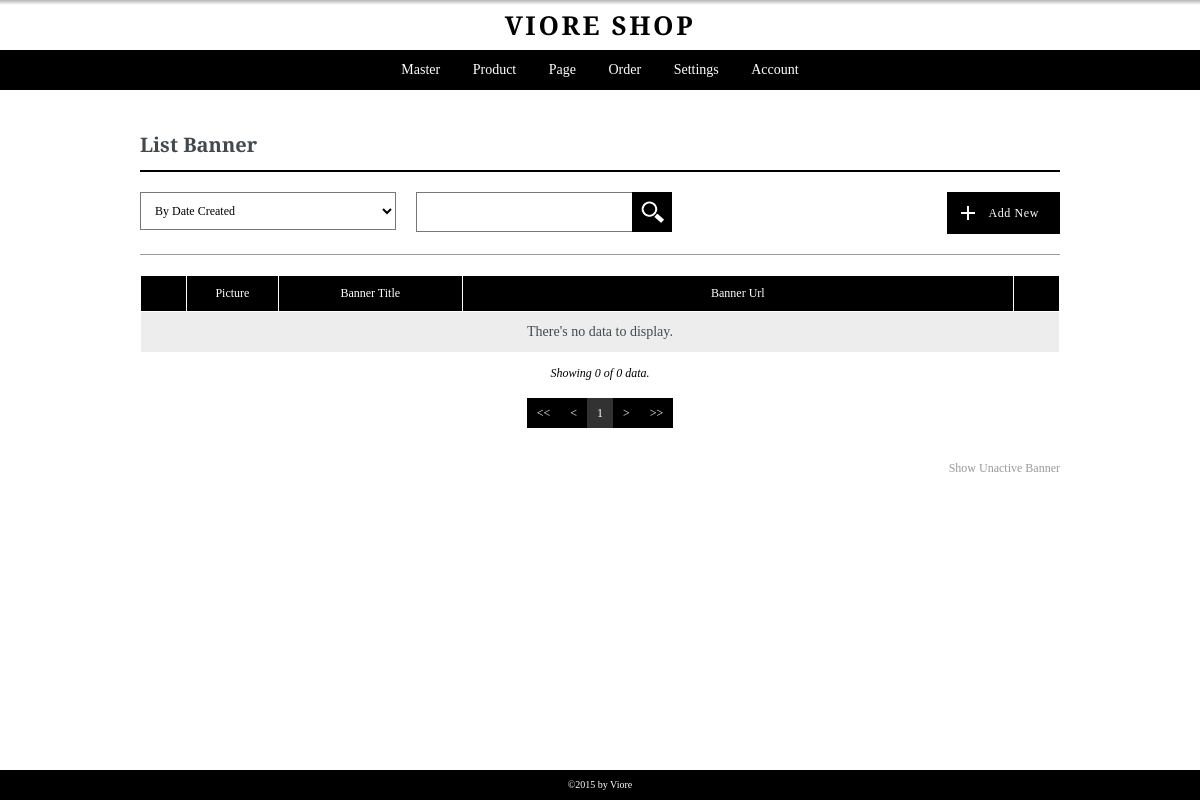
Page /admin/pages/listbanner.php (signed in) on the earlier database version.
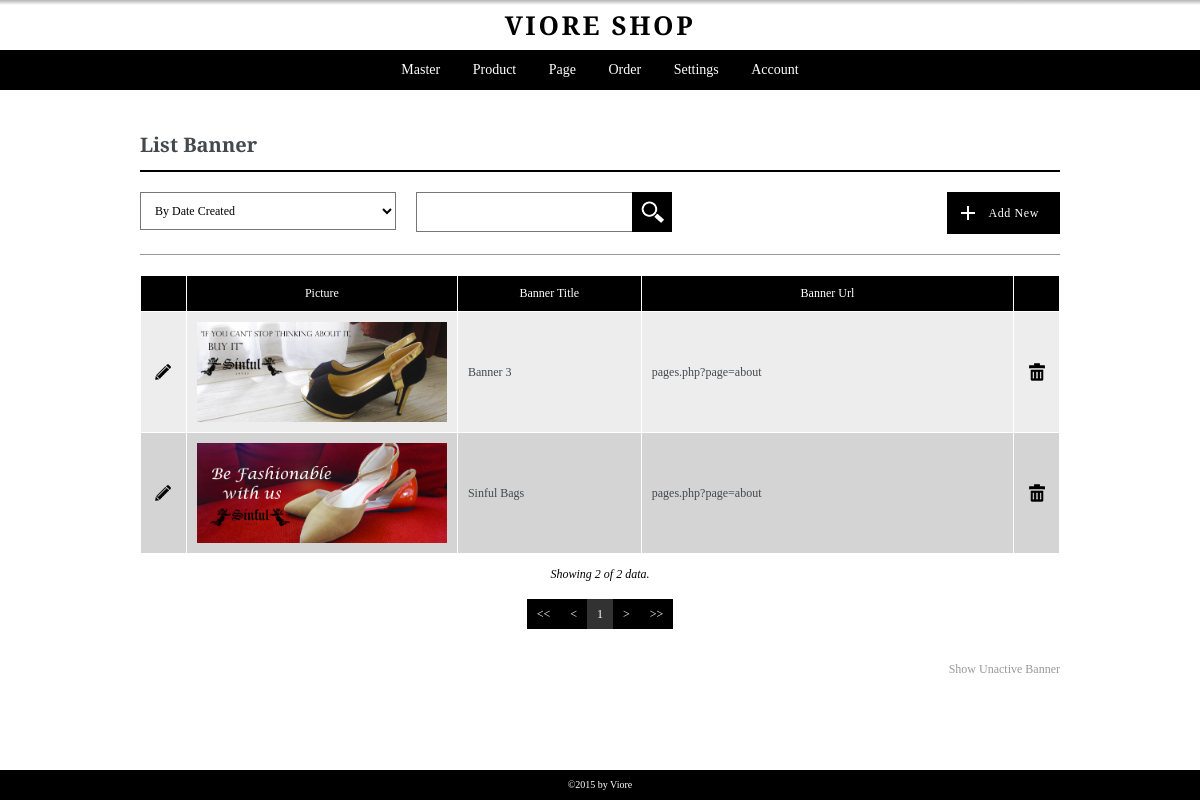
Same page on the later database version.
### tables this page shows
CREATE TABLE `banner` (
  `id_banner` int(10) NOT NULL,
  `banner_title` varchar(256) NOT NULL,
  `banner_url` varchar(256) NOT NULL,
  `banner_description` text NOT NULL,
  `user_create` int(5) NOT NULL,
  `user_edit` int(5) NOT NULL,
  `date_created` datetime NOT NULL,
  `date_edited` datetime NOT NULL,
  `active` int(1) NOT NULL
);

### admin/pages/getfieldname.php (called while the page is built, shortened)
<?php
if((substr($pagecall,0,4)=="edit")||(substr($pagecall,0,4)=="list")){
	$tabel = substr($pagecall, 4);
}
else {
	$tabel = substr($pagecall, 3);
}
$pageedit = "add".$tabel;
?>

### global/global.php (called while the page is built, shortened)
<?php
$backserver = "../../";
?>

### admin/pages/listbanner.php (the view, shortened to what this page needs)
<?php
	include "../../global/global.php";
	include "header.php";
	$pagecall = "listbanner";
	include "controller.php";
	include "getfieldname.php";
?>
<div class="container">
	<div class="content list listbanner">
		<h3><?php echo ucwords("List ".$tabel); ?></h3>
		<?php
			include ("../pages/filter-box.php");
		?>
		<div class="data-table">
			<table border="1" cellpadding="0" cellspacing="0" width="100%">
				<colgroup>
					<col width="5%">
					<col width="10%">
					<col width="20%">
					<col width="">
					<col width="5%">
				</colgroup>
				<thead>
					<tr>
						<th>&nbsp;</th>
						<th>Picture</th>
						<th>Banner Title</th>
						<th>Banner Url</th>
						<th>&nbsp;</th>
					</tr>
				</thead>
				<tbody>
					<?php
					$batas=20;
					if (empty($halaman))
					{
						$posisi=0;
						$halaman=1;
					}
					else
					{
						$posisi=($halaman-1)*$batas;
					}
					$sql = "SELECT * FROM banner ";
					if(isset($_GET['discard'])){
						$sql .= "WHERE active=0 ";
					}
					else{
						$sql .= "WHERE active=1 ";
					}
					if ((isset($_POST['sortingchoice'])) AND ($_POST['sortingchoice']!="all"))
					{
						$sorting_opt = explode(":", $_POST['sortingchoice']);
						$sql .= "ORDER BY ".$sorting_opt[0]." ".$sorting_opt[1]." ";
					}
					else{
						$sql .= "ORDER BY date_created DESC ";
					}
					$sqlp = $sql."LIMIT $posisi,$batas";
					$result = mysql_query($sqlp);
					while ($row=mysql_fetch_array($result))
					{
						echo '<tr>';
						echo '	<td align="center">
									<a href="'.$pageedit.'.php?act=chg&id='.$row["id_banner"].'" class="link-opt"><img src="../images/icon-pencil.png" alt="Edit" title="Edit"></a>
								</td>
						';
						echo '	<td align="center">';
						if(file_exists("../../source/banner/".$row['id_banner']."-1.jpg")){
						echo '<img src="'.$backserver.'source/banner/'.$row['id_banner'].'-1.jpg" alt="picture banner" title="picture banner" class="image-preview">';
						}
						else echo '<img src="../../source/images/default.jpg" alt="picture" title="picture" class="image-preview">';
						echo '</td>';
						echo '	<td align="left"><a href="'.$backserver.'pages/bannerdetail.php?idg='.$row['id_banner'].'" target="_blank">'.$row['banner_title'].'</a></td>';
						echo '	<td align="left">'.$row['banner_url'].'</td>';
						if(isset($_GET['discard'])){
							echo '	<td align="center">
									<a href="activate.php?id='.$row["id_banner"].'&pageorigin='.$pagecall.'" class="link-opt"><img src="../images/greenbutton.png" alt="Activate" title="Activate"></a>
								</td>
							';
						}
						else{
							echo '	<td align="center">
									<a href="deactive.php?id='.$row["id_banner"].'&pageorigin='.$pagecall.'" class="link-opt"><img src="../images/icon-trash.png" alt="Delete" title="Delete"></a>
								</td>
						';
						}
						echo '</tr>';
					}
					if(mysql_num_rows($result)<1){echo"<tr>
						<td colspan='10' align='center'>
							<p>There's no data to display.</p>
						</td>
					</tr>";}
					?>
				</tbody>
			</table>
		</div>
		<div class="data-show">
			<?php
				$jumlah = mysql_num_rows($result);
				$showing = $batas;
				if ($jumlah<$batas){$showing=$jumlah;}
				echo '<p>Showing '.$showing.' of '.$jumlah.' data.</p>';
			?>
		</div>
		<?php
		include ("../modules/paging.php");
		include ("../modules/showunactivelink.php");
		?>
	</div>
</div>
<?php
	include "footer.php";
?>

### admin/pages/header.php (shortened to what this page needs)
<html>
<head>
	<link rel="stylesheet" type="text/css" href="../css/reset.css">
	<link rel="stylesheet" type="text/css" href="../css/baseline.css">
	<link rel="stylesheet" type="text/css" href="../css/layout.css">
	<link rel="stylesheet" type="text/css" href="../css/main.css">
	<link rel="stylesheet" type="text/css" href="../css/tablet.css" media="only screen and (max-width: 768px)" charset="utf-8">
	<link rel="stylesheet" type="text/css" href="../css/mobile540.css" media="only screen and (max-width: 540px)" charset="utf-8">
	<link rel="stylesheet" type="text/css" href="../css/mobile.css" media="only screen and (max-width: 320px)" charset="utf-8">
</head>
<body>
<div class="wrapper">
<header>
	<div class="header-content">
		<a href="../index.php"><h1>VIORE SHOP</h1></a>
	</div>
	<div class="menu">
		<nav>
			<ul>
				<?php
				if(!isset($_SESSION['viouser'])){
				?>
				<b class="instruction">Administrator Page</b>
				<?php
				}
				else {
				?>
				<li><a href="">Master</a>
				</li>
				<li>
					<a href="">Product</a>
				</li>
				<li>
					<a href="">Page</a>
				</li>
				<li>
					<a href="">Order</a>
				</li>
				<?php
				if($_SESSION['viouser']==1){
				?>
				<li>
					<a href="">Settings</a>
				</li>
				<?php
				}
				?>
				<li>
					<a href="">Account</a>
				</li>
				<?php
				}
				?>
			</ul>
		</nav>
	</div>
</header>

### admin/pages/filter-box.php (shortened to what this page needs)
<?php
switch($pagecall){
	case "listbanner" :
	$addnewpage = "addbanner.php";
	break;
}
?>
<div class="form-tools">
	<div class="filter-box add-new">
		<a href="<?php echo $addnewpage; ?>" class="button add-button">Add New</a>
	</div>
	<form action='<?php echo $pagecall;?>.php<?php if(isset($_GET['discard']))echo "?discard"; ?>' method='POST' name="sorting" id="sorting">
		<div class="filter-box sorting">
			<select name='sortingchoice' id='sortingchoice'>
				<option value='all' selected>By Date Created</option>
			</select>
		</div>
		<div class="filter-box search">
			<input type='text' name='tekscari' id='tekscari' value='<?php if(isset($_POST['tekscari'])){ echo $_POST["tekscari"];}?>'>
			<input type='submit' name='search' id='search' value=''>
		</div>
	</form>
</div>

### admin/modules/paging.php (shortened to what this page needs)
<?php
$tampil= mysql_query($sql);
$jmldata=mysql_num_rows($tampil);
$jmlhalaman=ceil($jmldata/$batas);
$file="../pages/".$pagecall.".php";
?>
<div class="pagination">
	<nav>
		<ul>
		<?php
		if($halaman>1)
		{
			$previous=$halaman-1;
			echo "<li><a href='$file?halaman=1".((isset($_GET['discard']))?'&discard':'')."'>&lt;&lt;</a></li>";
			echo "<li><a href='$file?halaman=$previous".((isset($_GET['discard']))?'&discard':'')."'>&lt;</a></li>";
		}
		else
		{
			echo "<li><b>&lt;&lt;</b></li>";
			echo "<li><b>&lt;</b></li>";
		}
		echo "<li><b class='active'>$halaman</b></li>";
		if ($halaman<$jmlhalaman)
		{
			$next=$halaman+1;
			echo "<li><a href=$file?halaman=$next".((isset($_GET['discard']))?'&discard':'').">&gt;</a></li>";
			echo "<li><a href=$file?halaman=$jmlhalaman".((isset($_GET['discard']))?'&discard':'').">&gt;&gt;</a></li>";
		}
		else{
			echo "<li><b>&gt;</b></li>";
			echo "<li><b>&gt;&gt;</b></li>";
		}
?>
		</ul>
	</nav>
</div>

### admin/modules/showunactivelink.php
<?php
	if($_SESSION['usertype']=="1"){
	echo "<div class='show-discard'>";
		echo "<p>";
		if(isset($_GET['discard'])){
			echo "<a href='$pagecall.php'>Show Active ".ucwords($tabel);
			echo "</a>";
		}
		else{
			echo "<a href='$pagecall.php?discard'>Show Unactive ".ucwords($tabel);
			echo "</a>";
		}
		echo "</p>";
		echo "</div>";
	}
?>

### admin/pages/footer.php
<footer>
		<div class="copy">&copy;2015 by Viore</div>
	</footer>
</div>
</body>
</html>

### admin/css/baseline.css (style rules this page uses)
body { font-family: 'Arvo', serif; font-size: 10px; line-height: 20px; color: #44494d; }
h1, h2, h3, h4, h5, h6 { font-weight: bold; }
h1 { font-size: 28px; line-height: 30px; }
h3 { font-size: 20px; line-height: 30px; }
a { text-decoration: none; }
a, a:visited { line-height: 20px; font-size: 12px; }
p { font-size: 14px; line-height: 20px; }
ul li { margin-left: 20px; }
input[type="text"], input[type="email"], input[type="password"], input[type="number"], textarea { outline: 0; padding: 10px; color: #000; font-size: 14px; line-height: 18px; border: 1px solid #777; width: 100%; height: 40px; background: #ffffff; }
select { font-size: 12px; line-height: 20px; padding: 10px; border: 1px solid #777; background: #fff; width: 100%; }
table { border: 1px solid #ffffff; font-size: 12px; }
table tr th, table tr td { padding: 10px; }
table tr th { text-align: center; background: #000; color: #fff; }
table tr td { background: #d4d4d4; }
table tr:nth-child(2n+1) td { background: #ededed; }
input[type="submit"], button, .button { padding: 10px 30px; display: inline-block; color: #fff; border: 1px solid #000; cursor: pointer; font-size: 14px; line-height: 20px; text-align: center; background: #000; letter-spacing: 0.05em; }

### admin/css/layout.css (style rules this page uses)
*, *:before, *:after { -moz-box-sizing: border-box; -webkit-box-sizing: border-box; box-sizing: border-box; }
body { background: #FFFFFF; }
.wrapper { padding-top: 90px; padding-bottom: 30px; position: relative; min-height: 100%; }
header { background: rgba(255,255,255,0.85); height: 90px; position: fixed; top: 0; left: 0; right: 0; z-index: 9; }
header .header-content { padding: 10px 0; background: -moz-linear-gradient(top, rgba(140,140,140,0.65) 0%, rgba(126,126,126,0) 10%, rgba(0,0,0,0) 100%); background: -webkit-linear-gradient(top, rgba(140,140,140,0.65) 0%,rgba(126,126,126,0) 10%,rgba(0,0,0,0) 100%); background: linear-gradient(to bottom, rgba(140,140,140,0.65) 0%,rgba(126,126,126,0) 10%,rgba(0,0,0,0) 100%); filter: progid:DXImageTransform.Microsoft.gradient( startColorstr='#a68c8c8c', endColorstr='#00000000',GradientType=0 ); }
footer { background-color: #000000; position: absolute; width: 100%; bottom: 0; }
.container { padding: 20px; max-width: 960px; margin: auto; }
.menu { background-color: #000000; text-align: center; }
.menu ul { list-style: none; }
.menu ul li { padding: 10px 15px; list-style: none; display: inline-block; margin: 0; position: relative; }
.menu ul li a { display: block; color: #fff; font-size: 14px; line-height: 20px; }
.add-button, .edit-button, .back-button { padding-left: 40px; padding-right: 20px; background: #000000 url("../images/icon-plus.png") no-repeat 10px center; font-size: 12px; }

### admin/css/main.css (style rules this page uses)
header h1 { font-family: 'Slabo 27px', serif; text-align: center; font-size: 26px; line-height: 30px; letter-spacing: 0.1em; color: #000; }
footer { color: #fff; }
footer .copy { padding: 5px 0; text-align: center; }
.list { margin: 20px 0 50px; }
.list h3, .detail h3 { margin-bottom: 20px; padding-bottom: 10px; border-bottom: 2px solid #000; }
.form-tools { padding-bottom: 20px; margin-bottom: 20px; border-bottom: 1px solid #999999; }
.filter-box { float: left; width: 30%; padding-right: 20px; }
.filter-box.add-new { padding: 0; float: right; width: 20%; text-align: right; }
.filter-box.search { position: relative; }
.filter-box.search input[type="text"] { padding-right: 50px; }
.filter-box.search input[type="submit"] { position: absolute; right: 20px; top: 0; width: 40px; height: 40px; padding: 0; background: #000000 url("../images/zoom-icon.png") no-repeat 3px center; }
.data-table { margin-bottom: 10px; }
.data-table tr td a, .data-table tr td a:visited { color: #44494d; }
.data-show { margin-bottom: 15px; text-align: center; }
.data-show p { font-size: 12px; line-height: 20px; color: #000000; font-style: italic; }
.show-discard { text-align: right; }
.show-discard a { display: block; color: #999; }
.pagination { text-align: center; margin-bottom: 30px; }
.pagination nav ul { list-style-type: none; }
.pagination nav ul li { display: inline-table; margin: 0; }
.pagination nav ul li a, .pagination nav ul li b { display: block; padding: 5px 10px; background: #000000; color: #fff; }
.pagination nav ul li b { font-weight: normal; font-size: 12px; }
.pagination nav ul li b.active { opacity: 0.8; }
a.link-opt { display: inline-block; }
.image-preview { width: auto; height: 100px; }

Differences in the rows shown:
added banner: shows a picture, banner_title "Banner 3", banner_url "pages.php?page=about"
added banner: shows a picture, banner_title "Sinful Bags", banner_url "pages.php?page=about"
Other differences:
$showing: "0" → "2"
$jumlah: "0" → "2"
text no longer shown: "There's no data to display."
